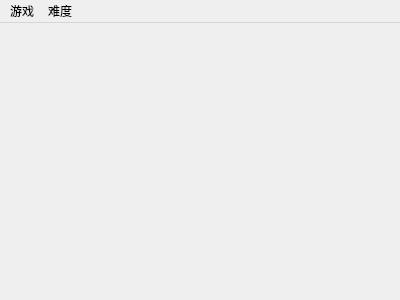
<?xml version="1.0" encoding="UTF-8"?>
<ui version="4.0">
 <class>MainWindow</class>
 <widget class="QMainWindow" name="MainWindow">
  <property name="geometry">
   <rect>
    <x>0</x>
    <y>0</y>
    <width>400</width>
    <height>300</height>
   </rect>
  </property>
  <property name="windowTitle">
   <string>数独游戏</string>
  </property>
  <property name="windowIcon">
   <iconset>
    <normaloff>icons/ksudoku_103845.ico</normaloff>icons/ksudoku_103845.ico</iconset>
  </property>
  <property name="autoFillBackground">
   <bool>false</bool>
  </property>
  <widget class="QWidget" name="centralWidget"/>
  <widget class="QMenuBar" name="menuBar">
   <property name="geometry">
    <rect>
     <x>0</x>
     <y>0</y>
     <width>400</width>
     <height>26</height>
    </rect>
   </property>
   <widget class="QMenu" name="level_menu">
    <property name="title">
     <string>难度</string>
    </property>
   </widget>
   <widget class="QMenu" name="menuGam">
    <property name="title">
     <string>游戏</string>
    </property>
    <widget class="QMenu" name="grid_size_menu">
     <property name="title">
      <string>游戏类型</string>
     </property>
    </widget>
    <addaction name="actionNew_Game"/>
    <addaction name="actionRestart_Game"/>
    <addaction name="actionHint_one"/>
    <addaction name="actionHint_All"/>
    <addaction name="grid_size_menu"/>
   </widget>
   <addaction name="menuGam"/>
   <addaction name="level_menu"/>
  </widget>
  <action name="actionNew_Game">
   <property name="text">
    <string>新游戏</string>
   </property>
  </action>
  <action name="actionHint_one">
   <property name="text">
    <string>提示</string>
   </property>
  </action>
  <action name="actionHint_All">
   <property name="text">
    <string>显示答案</string>
   </property>
  </action>
  <action name="actionRestart_Game">
   <property name="text">
    <string>重新开始</string>
   </property>
  </action>
 </widget>
 <layoutdefault spacing="6" margin="11"/>
 <resources/>
 <connections/>
</ui>
